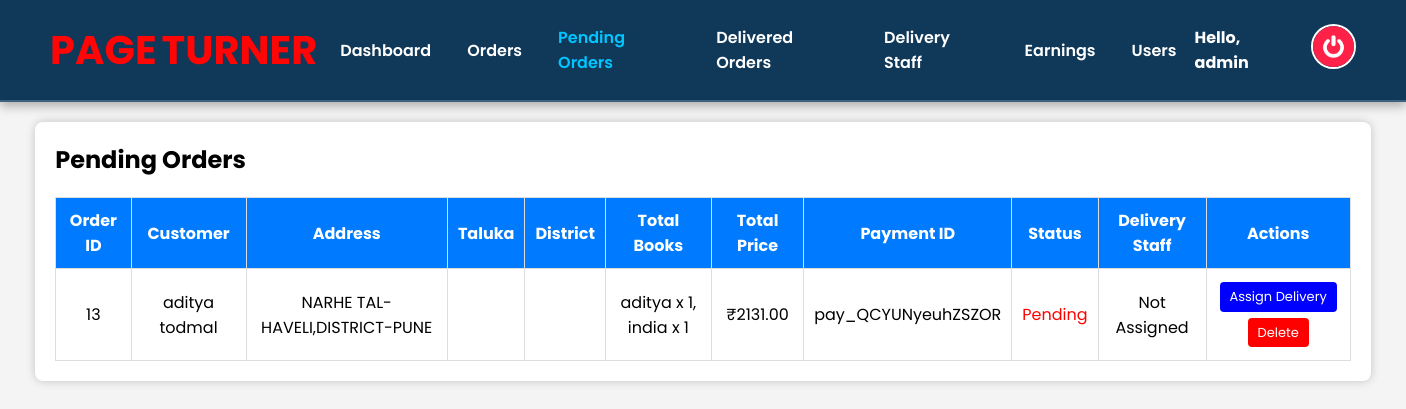
The app's page /admin_pending_orders.php (signed in), older data.
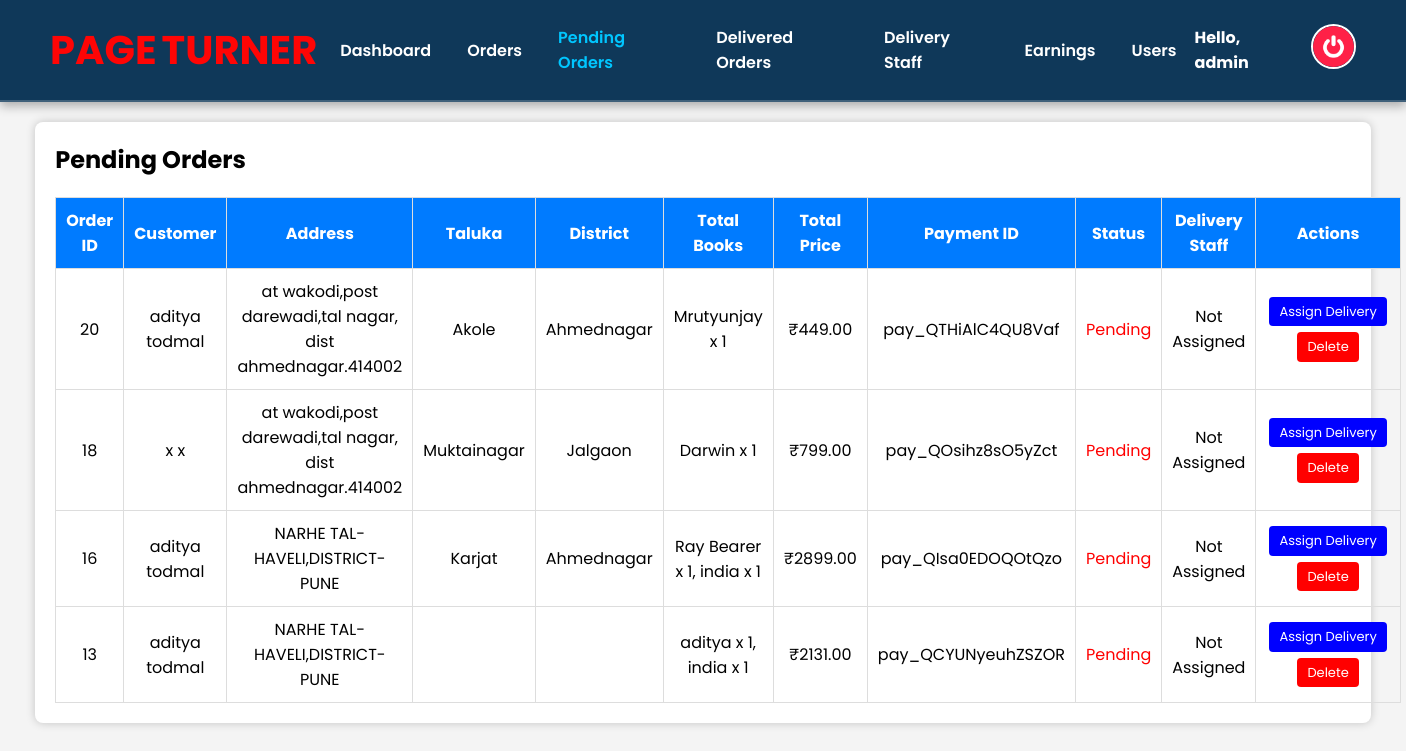
The same page, newer data.
### tables this page shows
CREATE TABLE `confirm_order` (
  `id` int(11) NOT NULL,
  `user_id` int(11) NOT NULL,
  `name` varchar(255) NOT NULL,
  `number` varchar(15) NOT NULL,
  `email` varchar(255) NOT NULL,
  `address` text NOT NULL,
  `total_books` text NOT NULL,
  `total_price` decimal(10,2) NOT NULL,
  `order_date` date NOT NULL DEFAULT curdate(),
  `payment_id` varchar(255) DEFAULT NULL,
  `payment_status` enum('pending','success','failed') NOT NULL DEFAULT 'pending',
  `delivery_staff_id` int(11) DEFAULT NULL,
  `order_status` varchar(50) DEFAULT 'Pending',
  `district` varchar(255) NOT NULL,
  `taluka` varchar(255) NOT NULL
);

### admin_pending_orders.php (the view, shortened to what this page needs)
<?php
include 'config.php';
$order_query = "
    SELECT confirm_order.*, delivery_staff.name AS delivery_staff_name, confirm_order.taluka, confirm_order.district
    FROM confirm_order
    LEFT JOIN delivery_staff ON confirm_order.delivery_staff_id = delivery_staff.id
    WHERE confirm_order.order_status = 'pending'
    ORDER BY confirm_order.order_date DESC
";
$orders = mysqli_query($conn, $order_query) or die(mysqli_error($conn));
?>
<!DOCTYPE html>
<html lang="en">
<head>
    <link rel="stylesheet" href="css/admin.css">
</head>
<body>
<?php include 'admin_header.php'; ?>
<div class="container">
    <h2>Pending Orders</h2>
    <table>
        <tr>
            <th>Order ID</th>
            <th>Customer</th>
            <th>Address</th>
            <th>Taluka</th>
            <th>District</th>
            <th>Total Books</th>
            <th>Total Price</th>
            <th>Payment ID</th>
            <th>Status</th>
            <th>Delivery Staff</th>
            <th>Actions</th>
        </tr>
        <?php while ($row = mysqli_fetch_assoc($orders)) { ?>
            <tr>
                <td><?php echo $row['id']; ?></td>
                <td><?php echo $row['name']; ?></td>
                <td><?php echo $row['address']; ?></td>
                <td><?php echo $row['taluka']; ?></td>
                <td><?php echo $row['district']; ?></td>
                <td><?php echo $row['total_books']; ?></td>
                <td>₹<?php echo $row['total_price']; ?></td>
                <td><?php echo $row['payment_id']; ?></td>
                <td style="color: red;"><?php echo ucfirst($row['order_status']); ?></td>
                <td><?php echo !empty($row['delivery_staff_name']) ? $row['delivery_staff_name'] : 'Not Assigned'; ?></td>
                <td>
                    <a href="assign_delivery.php?order_id=<?= $row['id']; ?>" class="btn btn-assign">Assign Delivery</a>
                    <form method="POST" onsubmit="return confirm('Are you sure you want to delete this order?');">
                        <button type="submit" name="delete_order" class="btn btn-delete">Delete</button>
                    </form>
                </td>
            </tr>
        <?php } ?>
    </table>
</div>
</body>
</html>

Row changes from the older to the newer data that the page shows:
added confirm_order: id "20", name "aditya todmal", address "at wakodi,post darewadi,tal nagar, dist ahmednagar.414002", taluka "Akole", district "Ahmednagar", total_books "Mrutyunjay x 1", total_price "449.00", payment "pay_QTHiAlC4QU8Vaf", order_status "Pending"
added confirm_order: id "18", name "x x", address "at wakodi,post darewadi,tal nagar, dist ahmednagar.414002", taluka "Muktainagar", district "Jalgaon", total_books "Darwin x 1", total_price "799.00", payment "pay_QOsihz8sO5yZct", order_status "Pending"
added confirm_order: id "16", name "aditya todmal", address "NARHE TAL-HAVELI,DISTRICT-PUNE", taluka "Karjat", district "Ahmednagar", total_books "Ray Bearer x 1, india x 1", total_price "2899.00", payment "pay_QIsa0EDOQOtQzo", order_status "Pending"
